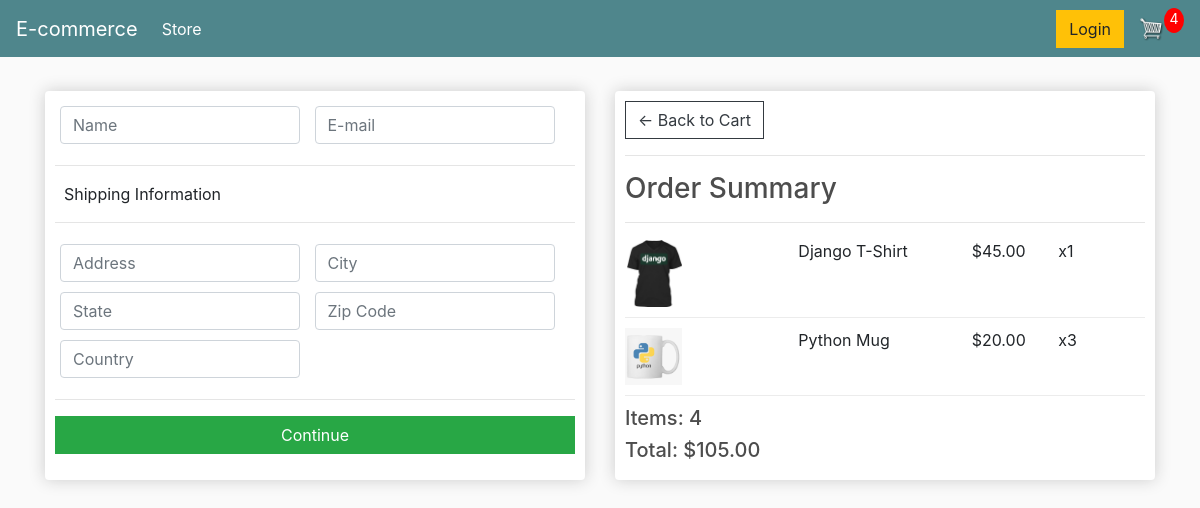
Screenshot of /checkout/ (signed in) with the database file from the repository.
### store/models.py (models this page shows, shortened)
class Order(models.Model):
    customer = models.ForeignKey(Customer, on_delete=models.SET_NULL, null=True, blank=True)
    date_ordered = models.DateTimeField(auto_now_add=True)
    complete = models.BooleanField(default=False)
    transaction_id = models.CharField(max_length=200, null=True)
    @property
    def get_cart_total(self):
        ordeitems = self.orderitem_set.all()
        total = sum([item.get_total for item in ordeitems])
        return total
    @property
    def get_cart_items(self):
        ordeitems = self.orderitem_set.all()
        total = sum([item.quantity for item in ordeitems])
        return total

class OrderItem(models.Model):
    product = models.ForeignKey(Product, on_delete=models.SET_NULL, null=True)
    order = models.ForeignKey(Order, on_delete=models.SET_NULL, null=True)
    quantity = models.IntegerField(default=0, null=True, blank=True)
    date_added = models.DateTimeField(auto_now_add=True)
    @property
    def get_total(self):
        total = self.product.price * self.quantity
        return total

class Product(models.Model):
    name = models.CharField(max_length=200)
    price = models.FloatField()
    digital = models.BooleanField(default=False, null=True, blank=True)
    image = models.ImageField(null=True, blank=True)
    @property
    def ImageURL(self):
        try:
            url = self.image.url
        except:
            url = ''
        return url

### store/views.py (the view)
# urls.py: path('checkout/', views.checkout, name='checkout')
def checkout(request):
    if request.user.is_authenticated:
        customer = request.user.customer
        order, created = Order.objects.get_or_create(customer=customer, complete=False)
        items = order.orderitem_set.all()
    else:
        items = []
        order = {'get_cart_total':0, 'get_cart_items':0}
    context = {'items': items, 'order': order}
    return render(request, 'store/checkout.html', context)

### store/templates/store/checkout.html (shortened to what this page needs)
{% extends 'store/main.html' %}
{% load static %}
{% block content %}
    <div class="row">
        <div class="col-lg-6">
            <div class="box-element " id="form-wrapper">
                <form action="" id="form">
                    <div id="user-info">
                        <div class="form-field">
                            <input type="text" class="form-control" name="name" placeholder="Name" required>
                        </div>
                        <div class="form-field">
                            <input type="email" class="form-control" name="email" placeholder="E-mail" required>
                        </div>
                    </div>
                    <div id="shipping-info">
                        <hr>
                        <p> &nbsp;&nbsp;Shipping Information</p>
                        <hr>
                        <div class="form-field">
                            <input type="text" class="form-control" name="address" placeholder="Address">
                        </div>
                        <div class="form-field">
                            <input type="text" class="form-control" name="city" placeholder="City">
                        </div>
                        <div class="form-field">
                            <input type="text" class="form-control" name="state" placeholder="State">
                        </div>
                        <div class="form-field">
                            <input type="text" class="form-control" name="zipcode" placeholder="Zip Code">
                        </div>
                        <div class="form-field">
                            <input type="text" class="form-control" name="country" placeholder="Country">
                        </div>
                    </div>
                    <hr>
                    <input type="submit" class="btn btn-success btn-block" value="Continue" id="form-button">
                </form>
            </div>
        </div>
        <div class="col-lg-6">
            <div class="box-element " id="form-wrapper">
                <a href="{% url 'cart' %}" class="btn btn-outline-dark">&#x2190; Back to Cart</a>
                <hr>
                <h3>Order Summary</h3>
                <hr>
                {% for item in items %}
                <div class="cart-row">
                    <div style="flex: 2;"><img class="row-image" src="{{item.product.ImageURL}}" alt=""></div>
                    <div style="flex: 2;"><p>{{item.product.name}}</p></div>
                    <div style="flex: 1;"><p>${{item.product.price|floatformat:2}}</p></div>
                    <div style="flex: 1;"><p>x{{item.quantity}}</p></div>
                </div>
                {% endfor %}
                <h5>Items: {{order.get_cart_items}}</h5>
                <h5>Total: ${{order.get_cart_total|floatformat:2}}</h5>
            </div>
            </div>
        </div>
    </div>
{% endblock content %}

### store/templates/store/main.html (shortened to what this page needs)
</html>
{% load static %}
<link rel="stylesheet" href="{% static 'css/bootstrap.min.css' %}">
<link rel="stylesheet" href="{% static 'css/main.css' %}">
</head>
<body>
    <nav class="navbar navbar-expand-lg navbar-dark bg-dark">
      <a class="navbar-brand" href="{% url 'store' %}">E-commerce</a>
      <div class="collapse navbar-collapse" id="navbarSupportedContent">
        <ul class="navbar-nav mr-auto">
          <li class="nav-item active">
            <a class="nav-link" href="{% url 'store' %}">Store<span class="sr-only">(current)</span></a>
          </li>
        </ul>
        <div class="form-inline my-2 my-lg-0">
          <a href="#"class="btn btn-warning">Login</a>
          <a href="{% url 'cart' %}">
            <img id="cart-icon" src="{% static 'images/cart.png' %}" alt="">
          </a>
          <p id="cart-total">{{order.get_cart_items}}</p>
        </div>
      </div>
    </nav>
    <div class="container">
        <br>
        {% block content %}
        {% endblock content %}
</body>
</html>

### static/css/main.css (style rules this page uses)
body { background-color: hsl(0, 0%, 98%); }
h1,h2,h3,h4,h5,h6 { color:hsl(0, 0%, 30%); }
.box-element { box-shadow:hsl(0, 0%, 80%) 0 0 16px; background-color: #fff; border-radius: 4px; padding: 10px; }
.bg-dark { background-color: #4f868c!important; }
#cart-icon { width:25px; display: inline-block; margin-left: 15px; }
#cart-total { display: block; text-align: center; color:#fff; background-color: red; width: 20px; height: 25px; border-radius: 50%; font-size: 14px; }
.col-lg-4, .col-lg-6, .col-lg-8, .col-lg-12 { margin-top: 10px; }
.btn { border-radius: 0; }
.row-image { width: 57px; }
.form-field { width:250px; display: inline-block; padding: 5px; }
.cart-row { display: flex; align-items: flex-stretch; padding-bottom: 10px; margin-bottom: 10px; border-bottom: 1px solid #ececec; }

### rows the page displays
Order: get_cart_items "4", get_cart_total "105.00"
OrderItem: product.ImageURL (picture), product.name "Django T-Shirt", product.price "45.00", quantity "1"
OrderItem: product.ImageURL (picture), product.name "Python Mug", product.price "20.00", quantity "3"
